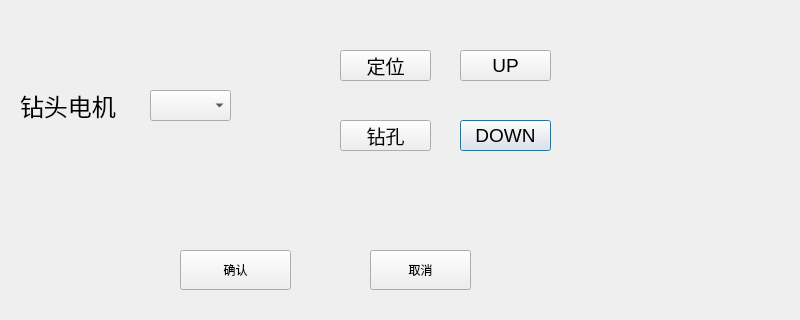
<?xml version="1.0" encoding="UTF-8"?>
<ui version="4.0">
 <class>Singl_Motion</class>
 <widget class="QDialog" name="Singl_Motion">
  <property name="geometry">
   <rect>
    <x>0</x>
    <y>0</y>
    <width>800</width>
    <height>320</height>
   </rect>
  </property>
  <property name="windowTitle">
   <string>Dialog</string>
  </property>
  <property name="windowIcon">
   <iconset resource="src.qrc">
    <normaloff>:/images/image/wireless.bmp</normaloff>:/images/image/wireless.bmp</iconset>
  </property>
  <property name="styleSheet">
   <string notr="true">Singl_Motion{
background-image: url(:/images/image/start.png);
}</string>
  </property>
  <widget class="QComboBox" name="Motion_Number">
   <property name="geometry">
    <rect>
     <x>150</x>
     <y>90</y>
     <width>81</width>
     <height>31</height>
    </rect>
   </property>
   <property name="font">
    <font>
     <pointsize>16</pointsize>
    </font>
   </property>
  </widget>
  <widget class="QLabel" name="Drill_motion">
   <property name="geometry">
    <rect>
     <x>20</x>
     <y>90</y>
     <width>121</width>
     <height>31</height>
    </rect>
   </property>
   <property name="font">
    <font>
     <pointsize>18</pointsize>
    </font>
   </property>
   <property name="text">
    <string>钻头电机</string>
   </property>
  </widget>
  <widget class="QPushButton" name="pushButton_down">
   <property name="geometry">
    <rect>
     <x>460</x>
     <y>120</y>
     <width>91</width>
     <height>31</height>
    </rect>
   </property>
   <property name="font">
    <font>
     <pointsize>14</pointsize>
    </font>
   </property>
   <property name="text">
    <string>DOWN</string>
   </property>
  </widget>
  <widget class="QPushButton" name="pushButton_location">
   <property name="geometry">
    <rect>
     <x>340</x>
     <y>120</y>
     <width>91</width>
     <height>31</height>
    </rect>
   </property>
   <property name="font">
    <font>
     <pointsize>14</pointsize>
    </font>
   </property>
   <property name="text">
    <string>钻孔</string>
   </property>
  </widget>
  <widget class="QPushButton" name="pushButton_drilling">
   <property name="geometry">
    <rect>
     <x>340</x>
     <y>50</y>
     <width>91</width>
     <height>31</height>
    </rect>
   </property>
   <property name="font">
    <font>
     <pointsize>14</pointsize>
    </font>
   </property>
   <property name="text">
    <string>定位</string>
   </property>
  </widget>
  <widget class="QPushButton" name="pushButton_up">
   <property name="geometry">
    <rect>
     <x>460</x>
     <y>50</y>
     <width>91</width>
     <height>31</height>
    </rect>
   </property>
   <property name="font">
    <font>
     <pointsize>14</pointsize>
    </font>
   </property>
   <property name="text">
    <string>UP</string>
   </property>
  </widget>
  <widget class="QPushButton" name="pushButton">
   <property name="geometry">
    <rect>
     <x>180</x>
     <y>250</y>
     <width>111</width>
     <height>40</height>
    </rect>
   </property>
   <property name="text">
    <string>确认</string>
   </property>
  </widget>
  <widget class="QPushButton" name="pushButton_2">
   <property name="geometry">
    <rect>
     <x>370</x>
     <y>250</y>
     <width>101</width>
     <height>40</height>
    </rect>
   </property>
   <property name="text">
    <string>取消</string>
   </property>
  </widget>
 </widget>
 <resources>
  <include location="src.qrc"/>
 </resources>
 <connections>
  <connection>
   <sender>pushButton_2</sender>
   <signal>clicked()</signal>
   <receiver>Singl_Motion</receiver>
   <slot>close()</slot>
   <hints>
    <hint type="sourcelabel">
     <x>453</x>
     <y>264</y>
    </hint>
    <hint type="destinationlabel">
     <x>441</x>
     <y>206</y>
    </hint>
   </hints>
  </connection>
 </connections>
</ui>
